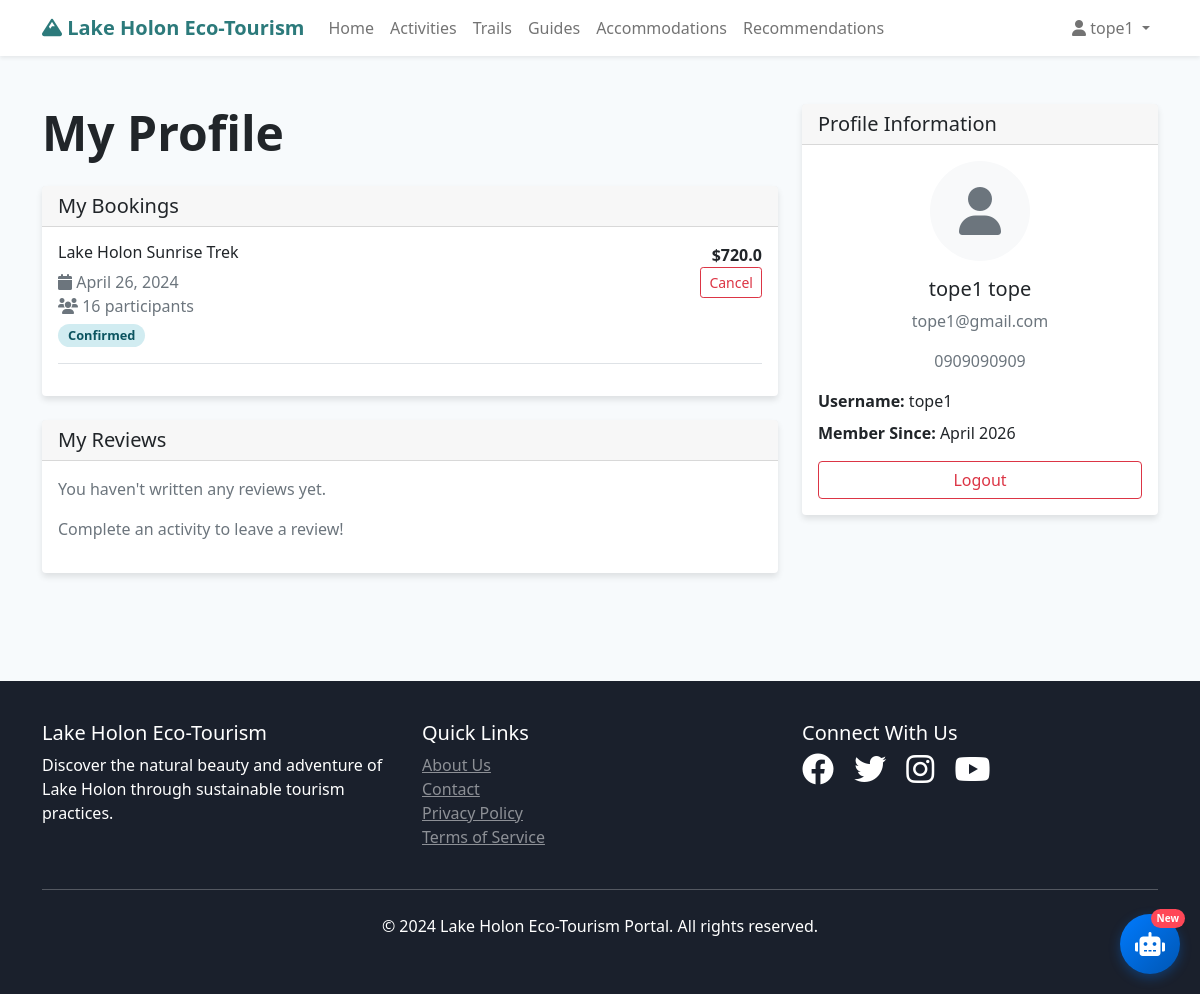
The page /profile (signed in) on the database its author committed.
### app/models.py (models this page shows, shortened)
class User(UserMixin, db.Model):
    id = db.Column(db.Integer, primary_key=True)
    username = db.Column(db.String(80), unique=True, nullable=False)
    email = db.Column(db.String(120), unique=True, nullable=False)
    password_hash = db.Column(db.String(128))
    first_name = db.Column(db.String(50), nullable=False)
    last_name = db.Column(db.String(50), nullable=False)
    phone = db.Column(db.String(20))
    is_admin = db.Column(db.Boolean, default=False)
    created_at = db.Column(db.DateTime, default=datetime.utcnow)
    bookings = db.relationship('Booking', backref='user', lazy=True)
    reviews = db.relationship('Review', backref='user', lazy=True)

class Booking(db.Model):
    id = db.Column(db.Integer, primary_key=True)
    user_id = db.Column(db.Integer, db.ForeignKey('user.id'), nullable=False)
    activity_id = db.Column(db.Integer, db.ForeignKey('activity.id'), nullable=False)
    guide_id = db.Column(db.Integer, db.ForeignKey('guide.id'), nullable=False)
    booking_date = db.Column(db.DateTime, nullable=False)
    number_of_participants = db.Column(db.Integer, nullable=False)
    total_price = db.Column(db.Float, nullable=False)
    status = db.Column(db.String(20), default='pending')  # pending, confirmed, cancelled, completed
    special_requests = db.Column(db.Text)
    created_at = db.Column(db.DateTime, default=datetime.utcnow)
    updated_at = db.Column(db.DateTime, default=datetime.utcnow, onupdate=datetime.utcnow)

class Activity(db.Model):
    id = db.Column(db.Integer, primary_key=True)
    name = db.Column(db.String(100), nullable=False)
    description = db.Column(db.Text, nullable=False)
    category = db.Column(db.String(50), nullable=False)  # hiking, camping, wildlife, etc.
    difficulty = db.Column(db.String(20), nullable=False)  # easy, moderate, hard
    duration_hours = db.Column(db.Float, nullable=False)
    max_participants = db.Column(db.Integer, nullable=False)
    price = db.Column(db.Float, nullable=False)
    image_url = db.Column(db.String(200))
    is_active = db.Column(db.Boolean, default=True)
    created_at = db.Column(db.DateTime, default=datetime.utcnow)
    bookings = db.relationship('Booking', backref='activity', lazy=True)
    reviews = db.relationship('Review', backref='activity', lazy=True)

### app/main/routes.py (the view)
@bp.route('/profile')
@login_required
def profile():
    user_bookings = Booking.query.filter_by(user_id=current_user.id).order_by(Booking.created_at.desc()).all()
    user_reviews = Review.query.filter_by(user_id=current_user.id).order_by(Review.created_at.desc()).all()
    return render_template('main/profile.html',
                         bookings=user_bookings,
                         reviews=user_reviews)

### app/templates/main/profile.html (shortened to what this page needs)
{% extends "base.html" %}
{% block content %}
<div class="container py-5">
    <div class="row">
        <div class="col-lg-8">
            <h1 class="display-5 fw-bold mb-4">My Profile</h1>
            <div class="card mb-4">
                <div class="card-header">
                    <h5 class="mb-0">My Bookings</h5>
                </div>
                <div class="card-body">
                    {% if bookings %}
                        {% for booking in bookings %}
                        <div class="border-bottom pb-3 mb-3">
                            <div class="row">
                                <div class="col-md-8">
                                    <h6>{{ booking.activity.name }}</h6>
                                    <p class="text-muted mb-1">
                                        <i class="fas fa-calendar"></i> {{ booking.booking_date.strftime('%B %d, %Y') }}<br>
                                        <i class="fas fa-users"></i> {{ booking.number_of_participants }} participants
                                    </p>
                                    <span class="badge booking-status status-{{ booking.status }}">{{ booking.status.title() }}</span>
                                </div>
                                <div class="col-md-4 text-end">
                                    <strong>${{ booking.total_price }}</strong><br>
                                    {% if booking.status == 'pending' or booking.status == 'confirmed' %}
                                    <a href="{{ url_for('booking.cancel_booking', booking_id=booking.id) }}" class="btn btn-sm btn-outline-danger">Cancel</a>
                                    {% endif %}
                                </div>
                            </div>
                        </div>
                        {% endfor %}
                    {% else %}
                        <p class="text-muted">You haven't made any bookings yet.</p>
                        <a href="{{ url_for('main.activities') }}" class="btn btn-primary">Browse Activities</a>
                    {% endif %}
                </div>
            </div>
            <div class="card">
                <div class="card-header">
                    <h5 class="mb-0">My Reviews</h5>
                </div>
                <div class="card-body">
                    {% if reviews %}
                        {% for review in reviews %}
                        <div class="border-bottom pb-3 mb-3">
                            <div class="d-flex justify-content-between align-items-start">
                                <div>
                                    <h6>{{ review.activity.name }}</h6>
                                    <div class="mb-1">
                                        {% for i in range(review.rating) %}
                                        <i class="fas fa-star text-warning"></i>
                                        {% endfor %}
                                        {% for i in range(5 - review.rating) %}
                                        <i class="far fa-star text-warning"></i>
                                        {% endfor %}
                                    </div>
                                    <p class="mb-0">{{ review.comment }}</p>
                                </div>
                                <small class="text-muted">{{ review.created_at.strftime('%B %d, %Y') }}</small>
                            </div>
                        </div>
                        {% endfor %}
                    {% else %}
                        <p class="text-muted">You haven't written any reviews yet.</p>
                        <p class="text-muted">Complete an activity to leave a review!</p>
                    {% endif %}
                </div>
            </div>
        </div>
        <div class="col-lg-4">
            <div class="card">
                <div class="card-header">
                    <h5 class="mb-0">Profile Information</h5>
                </div>
                <div class="card-body">
                    <div class="text-center mb-3">
                        <div class="rounded-circle bg-light d-flex align-items-center justify-content-center mx-auto mb-3" style="width: 100px; height: 100px;">
                            <i class="fas fa-user fa-3x text-muted"></i>
                        </div>
                        <h5>{{ current_user.first_name }} {{ current_user.last_name }}</h5>
                        <p class="text-muted">{{ current_user.email }}</p>
                        {% if current_user.phone %}
                        <p class="text-muted">{{ current_user.phone }}</p>
                        {% endif %}
                    </div>
                    <ul class="list-unstyled">
                        <li class="mb-2">
                            <strong>Username:</strong> {{ current_user.username }}
                        </li>
                        <li class="mb-2">
                            <strong>Member Since:</strong> {{ current_user.created_at.strftime('%B %Y') }}
                        </li>
                    </ul>
                    <div class="d-grid gap-2 mt-3">
                        <a href="{{ url_for('auth.logout') }}" class="btn btn-outline-danger">Logout</a>
                    </div>
                </div>
            </div>
        </div>
    </div>
</div>
{% endblock %}

### app/templates/base.html (shortened to what this page needs)
<!DOCTYPE html>
<html lang="en">
<head>
    <link href="https://cdn.jsdelivr.net/npm/bootstrap@5.1.3/dist/css/bootstrap.min.css" rel="stylesheet">
    <link href="https://cdnjs.cloudflare.com/ajax/libs/font-awesome/6.0.0/css/all.min.css" rel="stylesheet">
</head>
<body>
    <nav class="navbar navbar-expand-lg navbar-light bg-white shadow-sm">
        <div class="container">
            <a class="navbar-brand" href="{{ url_for('main.index') }}">
                <i class="fas fa-mountain"></i> Lake Holon Eco-Tourism
            </a>
            <div class="collapse navbar-collapse" id="navbarNav">
                <ul class="navbar-nav me-auto">
                    <li class="nav-item">
                        <a class="nav-link" href="{{ url_for('main.index') }}">Home</a>
                    </li>
                    <li class="nav-item">
                        <a class="nav-link" href="{{ url_for('main.activities') }}">Activities</a>
                    </li>
                    <li class="nav-item">
                        <a class="nav-link" href="{{ url_for('main.trails') }}">Trails</a>
                    </li>
                    <li class="nav-item">
                        <a class="nav-link" href="{{ url_for('main.guides') }}">Guides</a>
                    </li>
                    <li class="nav-item">
                        <a class="nav-link" href="{{ url_for('main.accommodations') }}">Accommodations</a>
                    </li>
                    <li class="nav-item">
                        <a class="nav-link" href="{{ url_for('recommendations.get_recommendations') }}">Recommendations</a>
                    </li>
                </ul>
                <ul class="navbar-nav">
                    {% if current_user.is_authenticated %}
                        <li class="nav-item dropdown">
                            <a class="nav-link dropdown-toggle" href="#" id="navbarDropdown" role="button" data-bs-toggle="dropdown">
                                <i class="fas fa-user"></i> {{ current_user.first_name }}
                            </a>
                        </li>
                    {% endif %}
                </ul>
            </div>
        </div>
    </nav>
    <main>
        {% block content %}{% endblock %}
    </main>
    <footer class="footer">
        <div class="container">
            <div class="row">
                <div class="col-md-4">
                    <h5>Lake Holon Eco-Tourism</h5>
                    <p>Discover the natural beauty and adventure of Lake Holon through sustainable tourism practices.</p>
                </div>
                <div class="col-md-4">
                    <h5>Quick Links</h5>
                    <ul class="list-unstyled">
                        <li><a href="{{ url_for('main.about') }}" class="text-white-50">About Us</a></li>
                        <li><a href="{{ url_for('main.contact') }}" class="text-white-50">Contact</a></li>
                        <li><a href="#" class="text-white-50">Privacy Policy</a></li>
                        <li><a href="#" class="text-white-50">Terms of Service</a></li>
                    </ul>
                </div>
                <div class="col-md-4">
                    <h5>Connect With Us</h5>
                    <div>
                        <a href="#" class="text-white me-3"><i class="fab fa-facebook fa-2x"></i></a>
                        <a href="#" class="text-white me-3"><i class="fab fa-twitter fa-2x"></i></a>
                        <a href="#" class="text-white me-3"><i class="fab fa-instagram fa-2x"></i></a>
                        <a href="#" class="text-white"><i class="fab fa-youtube fa-2x"></i></a>
                    </div>
                </div>
            </div>
            <hr class="my-4 bg-white">
            <div class="text-center">
                <p>&copy; 2024 Lake Holon Eco-Tourism Portal. All rights reserved.</p>
            </div>
        </div>
    </footer>
{% if current_user.is_authenticated %}
<div class="floating-chat-btn" onclick="openChat()">
    <i class="fas fa-robot"></i>
    <span class="chat-badge">New</span>
</div>
{% endif %}
</body>
</html>

### app/templates/base.html (style rules this page uses)
:root { --primary-color: #2c7a7b; --secondary-color: #38b2ac; --accent-color: #81e6d9; --dark-color: #1a202c; --light-color: #f7fafc; }
body { font-family: 'Segoe UI', Tahoma, Geneva, Verdana, sans-serif; background-color: var(--light-color); }
.navbar-brand { font-weight: bold; color: var(--primary-color) !important; }
.card { border: none; box-shadow: 0 4px 6px rgba(0, 0, 0, 0.1); transition: transform 0.3s ease, box-shadow 0.3s ease; }
.footer { background-color: var(--dark-color); color: white; padding: 40px 0; margin-top: 60px; }
.booking-status { font-weight: bold; padding: 5px 10px; border-radius: 15px; font-size: 0.8rem; }
.status-confirmed { background-color: #d1ecf1; color: #0c5460; }

### rows shown on the page
User: first_name "tope1", last_name "tope", email "tope1@gmail.com", phone "0909090909", username "tope1", created_at "April 2026"
Booking: activity.name "Lake Holon Sunrise Trek", booking_date "April 26, 2024", number_of_participants "16", status "Confirmed", total_price "720.0"
